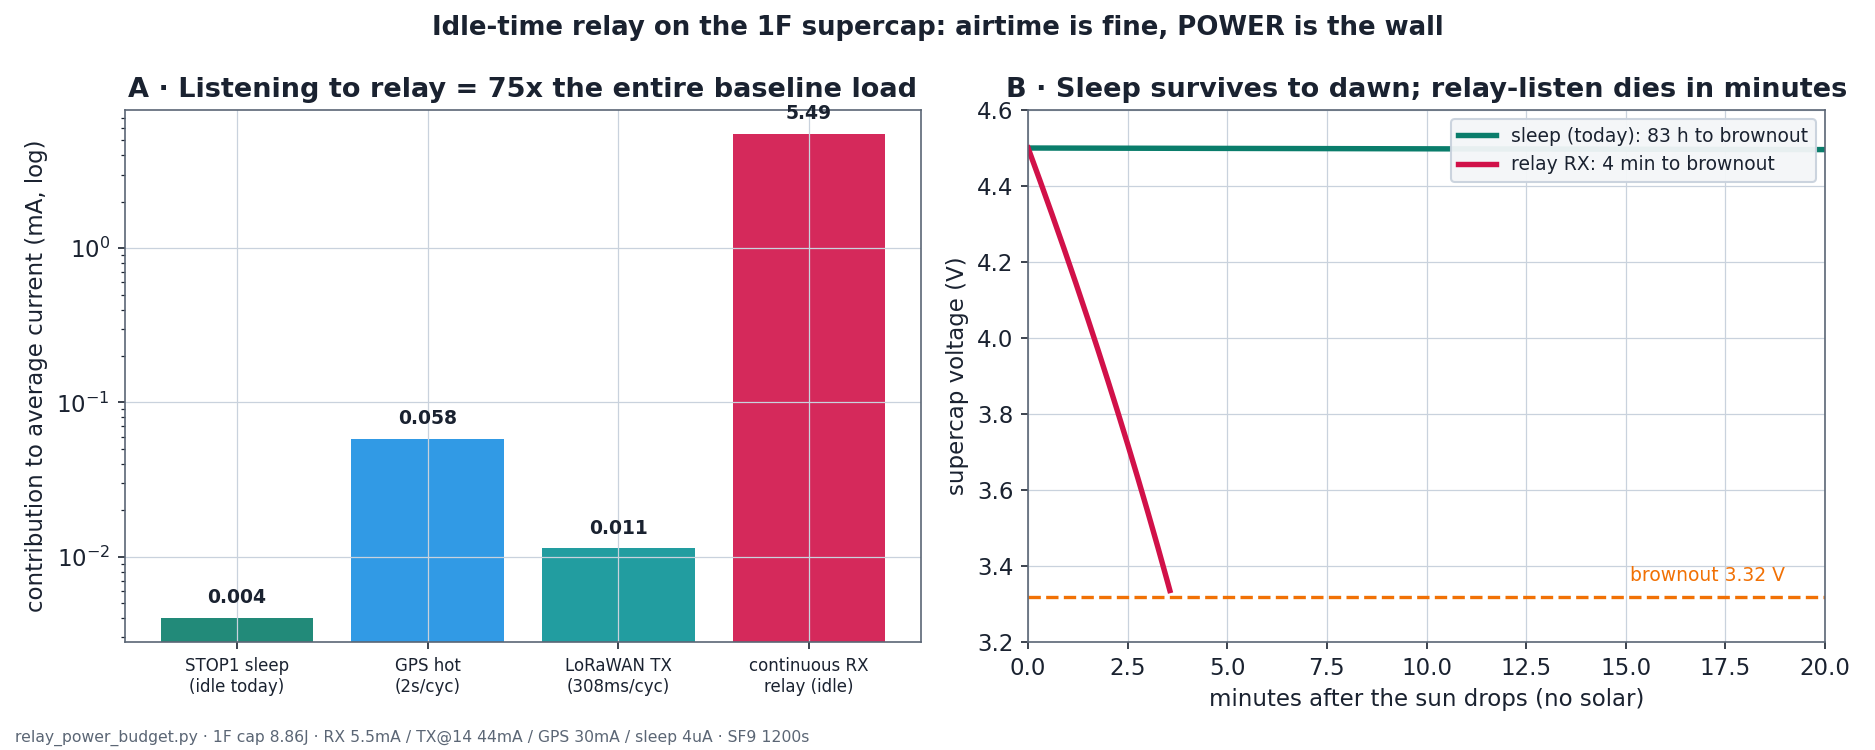

The script that saved this image:
#!/usr/bin/env python3
"""Can the SF9/20-min idle time double as a Meshtastic/LoRa relay? Power says no
(on the current supercap budget). Substantiated against the SAME 1F-cap model as
gps_start_power.py.

The idea: at SF9 the LoRaWAN uplink is ~308 ms every 1200 s, so the radio is idle
>99.9% of the time, "use it to relay." The catch: relaying random traffic means
LISTENING (RX), and continuous RX is a CONSTANT ~5.5 mA load, whereas the idle
time today is STOP1 SLEEP at ~4 uA. That 1000x+ difference is the whole ballgame.

Run: analysis/.venv/bin/python analysis/power/relay_power_budget.py
"""
from __future__ import annotations
from pathlib import Path
import sys
import numpy as np
import matplotlib
matplotlib.use("Agg")
import matplotlib.pyplot as plt

HERE = Path(__file__).resolve().parent
sys.path.insert(0, str(HERE.parent / "antenna"))
import _style as S
S.use_light()

# ---- hardware (identical to gps_start_power.py) ----
C_F, V_MAX, V_BROWN = 1.0, 5.36, 3.32
E_USABLE = 0.5 * C_F * (V_MAX**2 - V_BROWN**2)     # 8.86 J to brownout
V_RAIL, ETA = 3.3, 0.85

# ---- loads (datasheet typicals; GPS/MCU match gps_start_power.py) ----
I_GPS, I_MCU = 0.030, 0.005          # GPS acq 30 mA, MCU active 5 mA
I_RX, I_TX14 = 0.0055, 0.044         # SX1262/STM32WL: RX ~5.5 mA, TX@14dBm DCDC ~44 mA
I_SLEEP = 4e-6                        # STOP1 quiescent ~3-5 uA (DOCUMENTATION.md)
T_GPS_HOT, TOA_SF9 = 2.0, 0.308      # hot-start TTFF 2 s; SF9 35B ToA 308 ms
CADENCE = 1200.0                      # config.h TRANSMIT_INTERVAL_SEC (SF9, 20 min)
CYC_DAY = 86400 / CADENCE            # 72/day

def p(I):  # power drawn FROM the cap for a rail current I (incl. buck loss)
    return I * V_RAIL / ETA

def main():
    idle = CADENCE - T_GPS_HOT - TOA_SF9
    # per-cycle cap energy (J)
    e_gps  = p(I_GPS + I_MCU) * T_GPS_HOT
    e_tx   = p(I_TX14) * TOA_SF9
    e_slp  = p(I_SLEEP) * idle
    e_base = e_gps + e_tx + e_slp
    e_relay_rx = p(I_RX) * idle            # if we LISTEN through the idle window
    print("=== per-cycle cap energy (1200 s cycle) ===")
    print(f"  GPS hot-start (2s,35mA): {e_gps:6.3f} J")
    print(f"  LoRaWAN uplink (SF9):    {e_tx:6.3f} J")
    print(f"  STOP1 sleep (idle 1198s):{e_slp:6.3f} J   <- today the idle time is ~free")
    print(f"  BASELINE per cycle:      {e_base:6.3f} J")
    print(f"  + continuous RX relay:   {e_relay_rx:6.2f} J   = {e_relay_rx/E_USABLE:4.1f}x the WHOLE 8.86 J cap, per cycle")

    # daily energy + average current
    base_day = e_base * CYC_DAY
    relay_day = (e_base + e_relay_rx) * CYC_DAY
    iavg_base = (I_GPS*T_GPS_HOT + I_MCU*T_GPS_HOT + I_TX14*TOA_SF9 + I_SLEEP*idle)/CADENCE
    iavg_relay = iavg_base + I_RX*idle/CADENCE
    print("\n=== daily energy & average current ===")
    print(f"  baseline:        {base_day:6.1f} J/day,  avg {iavg_base*1e3:5.2f} mA")
    print(f"  + relay listen:  {relay_day:6.0f} J/day,  avg {iavg_relay*1e3:5.2f} mA")
    print(f"  relay is {iavg_relay/iavg_base:4.0f}x the average load, and needs ~{I_RX*1e3:.1f} mA"
          f" of CONTINUOUS solar surplus")

    # cap drain into darkness (no solar), starting at a realistic dusk 4.5 V
    def t_to_brownout(P, v0=4.5):
        E = 0.5*C_F*(v0**2 - V_BROWN**2)
        return E / P
    t_relay = t_to_brownout(p(I_RX))
    t_sleep = t_to_brownout(p(I_SLEEP))
    print("\n=== survival into darkness (no sun, from 4.5 V) ===")
    print(f"  sleeping (today):     {t_sleep/3600:6.1f} h  -> survives to sunrise")
    print(f"  listening (relay):    {t_relay/60:6.1f} min -> browns out almost immediately")

    # ---- figure ----
    fig, (ax1, ax2) = plt.subplots(1, 2, figsize=(12.5, 5))
    # A: average current by mode (log)
    labels = ["STOP1 sleep\n(idle today)", "GPS hot\n(2s/cyc)", "LoRaWAN TX\n(308ms/cyc)",
              "continuous RX\nrelay (idle)"]
    iavg = [I_SLEEP*idle/CADENCE*1e3, (I_GPS+I_MCU)*T_GPS_HOT/CADENCE*1e3,
            I_TX14*TOA_SF9/CADENCE*1e3, I_RX*idle/CADENCE*1e3]
    cols = [S.MINT, S.TEAL10, S.TEAL7, S.RED]
    ax1.bar(labels, iavg, color=cols, alpha=0.9)
    ax1.set_yscale("log"); ax1.set_ylabel("contribution to average current (mA, log)")
    for i, v in enumerate(iavg):
        ax1.text(i, v*1.25, f"{v:.3f}" if v < 0.1 else f"{v:.2f}", ha="center", fontsize=9, fontweight="bold")
    ax1.set_title(f"A · Listening to relay = {iavg[3]/sum(iavg[:3]):.0f}x the entire baseline load")
    ax1.tick_params(axis="x", labelsize=8)
    # B: cap drain into darkness
    for P, c, lbl in [(p(I_SLEEP), S.MINT, f"sleep (today): {t_sleep/3600:.0f} h to brownout"),
                      (p(I_RX), S.RED, f"relay RX: {t_relay/60:.0f} min to brownout")]:
        T = np.linspace(0, max(t_relay*1.4, 1200), 400)
        E = 0.5*C_F*4.5**2 - P*T
        V = np.sqrt(np.clip(2*E/C_F, V_BROWN**2*0.0+0.01, None))
        V = np.where(2*E/C_F >= V_BROWN**2, np.sqrt(np.clip(2*E/C_F,0,None)), np.nan)
        ax2.plot(T/60, V, color=c, lw=2.6, label=lbl)
    ax2.axhline(V_BROWN, color=S.WARM, ls="--", lw=1.6)
    ax2.text(19, V_BROWN+0.04, "brownout 3.32 V", color=S.WARM, fontsize=9, ha="right")
    ax2.set_xlim(0, 20); ax2.set_ylim(3.2, 4.6)
    ax2.set_xlabel("minutes after the sun drops (no solar)"); ax2.set_ylabel("supercap voltage (V)")
    ax2.set_title("B · Sleep survives to dawn; relay-listen dies in minutes")
    ax2.legend(loc="upper right", fontsize=9)
    fig.suptitle("Idle-time relay on the 1F supercap: airtime is fine, POWER is the wall",
                 fontsize=12.5)
    S.footer(fig, "relay_power_budget.py · 1F cap 8.86J · RX 5.5mA / TX@14 44mA / GPS 30mA / sleep 4uA · SF9 1200s", light=True)
    fig.tight_layout(rect=(0, 0.02, 1, 1))
    fig.savefig(HERE / "relay_power_budget.png", dpi=150)
    print("\nwrote", HERE / "relay_power_budget.png")

if __name__ == "__main__":
    main()
